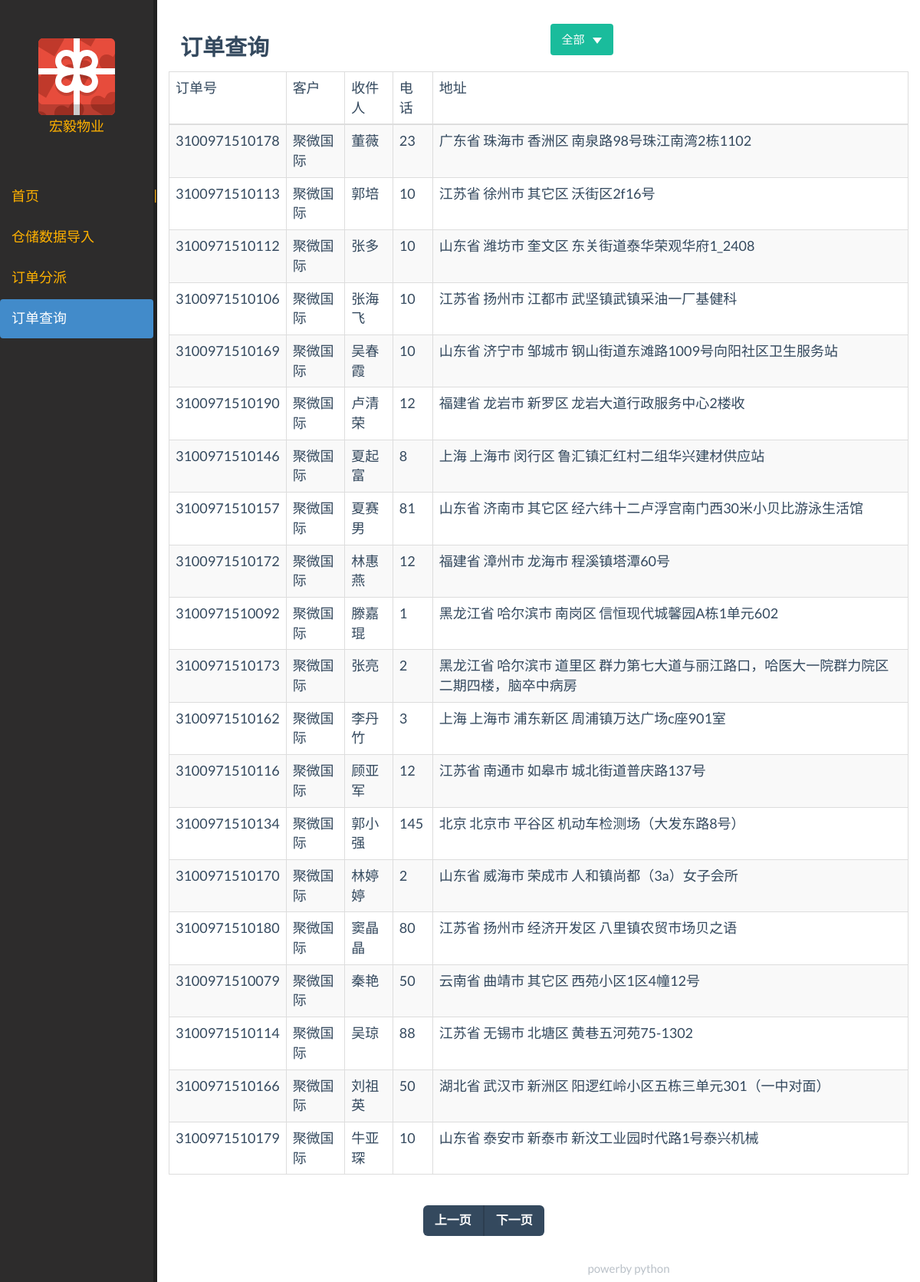
/order_post, run on the app's committed database.
### apps/data/transgodatabase.py (models this page shows)
class Order(Base):
    __tablename__ = "order"
    ID = Column(String(20), primary_key=True)
    clienter = Column(String(20), nullable=False)
    tick = Column(String(20))
    user = Column(String(6))
    addr = Column(String(128), nullable=False)
    tel = Column(String(11))
    count = Column(Integer)
    express = Column(String(10))
    time = Column(DateTime,
                  default=datetime.now)
    descript = Column(String(256))
    print_status = Column(String(5))
    cancel_status = Column(Boolean)
    status = Column(String(10), nullable=False, default="Import")
    courise = Column(Integer, ForeignKey("courise.courise_id"))

### apps/main/views.py (the view)
@main_app.route("/order_post", methods=["GET"])
def order_query():
    session = make_session()
    orders = session.query(Order)
    session = make_session()
    orders = session.query(Order)\
                    .filter(Order.status != "Finish")\
                    .order_by(Order.time)\
                    .limit(PAGE_COUNT)
    page_num = 2
    return render_template("order_post_frame.html",
                           orders=orders,
                           num=page_num)

### apps/data/transgodatabase.py (called while the page is built)
def make_session():
    Session = sessionmaker(bind=engine)
    session = Session()
    return session

### templates/order_post_frame.html (shortened to what this page needs)
{% extends "main_frame.html" %}
{% block main_content %}
{% include "order_post.html" %}
{% endblock %}

### templates/main_frame.html (shortened to what this page needs)
<!DOCTYPE html>
<html>
    <head>
         {% include "head.html" %}
    </head>
    <body>
        {% include "left.html" %}
        <div class="warp-content">
            {% block main_content %}{% endblock %}
            {% block footer %}
            {% include "foot.html" %}
            {% endblock %}
        </div>
    </body>
</html>

### templates/head.html (shortened to what this page needs)
<link rel="stylesheet" href="/static/css/vendor/bootstrap/css/bootstrap.min.css">
<link rel="stylesheet" href="/static/css/flat-ui.min.css">
<link rel="stylesheet" href="/static/css/font-awesome.min.css">
<link rel="stylesheet" href="/static/css/trango.css"">

### templates/left.html (shortened to what this page needs)
<div class="left">
    <div class="logo">
        <img src="/static/img/icons/svg/gift-box.svg" alt="Gift-Box" data-pin-nopin="true">
        <div>宏毅物业</div>
    </div>
    <div class="nav">
        <ul class="nav nav-pills nav-stacked">
            <li id="main"><a href="/main">首页</a></li>
            <li id="import"><a href="/import_xls">仓储数据导入</a></li>
            <li id="order-query"><a href="/order_query">订单分派</a></li>
            <li id="order-post"><a href="/order_post"">订单查询</a></li>
        </ul>
    </div>
</div>
<div class="controller">
    |
</div>

### templates/order_post.html (shortened to what this page needs)
{% extends "main_content.html" %}
{% block main_content %}
<br/>
<div>
    <div class="col-md-6"><h4>订单查询</h4></div>
<div class="col-md-6 btn-group">
    <button class="btn btn-primary dropdown-toggle" data-toggle="dropdown"
            aria-haspopup="true" aria-expanded="false">
        全部
        <span class="caret">
        </span>
    </button>
</div>
<div>
<table class="table table-striped table-bordered table-hover">
    <thead>
        <tr>
            <td>订单号</td>
            <td>客户</td>
            <td>收件人</td>
            <td>电话</td>
            <td>地址</td>
        </tr>
    </thead>
    <tbody>
        {% for order in orders %}
        <tr>
            <td>{{order.ID}}</td>
            <td>{{order.clienter}}</td>
            <td>{{order.user}}</td>
            <td>{{order.tel}}</td>
            <td>{{order.addr}}</td>
        </tr>
        {% endfor %}
    </tbody>
</table>
<div class="row">
    <div class="col-md-6 col-md-offset-4">
        <nav>
            <ul class="pager">
                <li class="previous"><a href="/order_post_page/{{num - 1}}"><span aria-hidden="true">上一页</span></a></li>
                <li class="next"><a href="/order_post_page/{{num}}"><span aria-hidden="true">下一页</span></a></li>
            </ul>
        </nav>
    </div>
</div>
{% endblock %}

### templates/main_content.html (shortened to what this page needs)
<div class="container" style="width:100%">
    {% block main_content %}{% endblock %}
</div>

### templates/foot.html
<footer>
    <div class="foot">
        {% block foot %}
        powerby python
        {% endblock %}
    </div>
</footer>

### static/css/trango.css (style rules this page uses)
a { color: #ffb100; }
.left { background-color: #2d2c2c; color: #ffb100; float: left; width: 200px; height: 100%; position: fixed; //margin-right: 300px; }
.controller { background-color: #202020; color: #ffb111; float: left; width: 5px; height: 100%; position: fixed; margin-left: 200px; padding-top: 20%; overflow: hide; }
.warp-content { margin-left: 205px; margin-bottom: 30px; overflow: auto; }
.foot { //background-color: #ffffff; //margin-top: -1em; position: fixed; width: 100%; bottom: 0px; height: 30px; text-align: center; //border-top-color: #000066; //border-top-width: 1px; //border-top-style: solid; }
.logo { margin-top: 50px; margin-bottom: 50px; //margin-left: 50px; text-align: center; }

### data on the page
Order: ID "3100971510178", clienter "聚微国际", user "董薇", tel "23", addr "广东省 珠海市 香洲区 南泉路98号珠江南湾2栋1102"
Order: ID "3100971510113", clienter "聚微国际", user "郭培", tel "10", addr "江苏省 徐州市 其它区 沃街区2f16号"
Order: ID "3100971510112", clienter "聚微国际", user "张多", tel "10", addr "山东省 潍坊市 奎文区 东关街道泰华荣观华府1_2408"
Order: ID "3100971510106", clienter "聚微国际", user "张海飞", tel "10", addr "江苏省 扬州市 江都市 武坚镇武镇采油一厂基健科"
Order: ID "3100971510169", clienter "聚微国际", user "吴春霞", tel "10", addr "山东省 济宁市 邹城市 钢山街道东滩路1009号向阳社区卫生服务站"
Order: ID "3100971510190", clienter "聚微国际", user "卢清荣", tel "12", addr "福建省 龙岩市 新罗区 龙岩大道行政服务中心2楼收"
Order: ID "3100971510146", clienter "聚微国际", user "夏起富", tel "8", addr "上海 上海市 闵行区 鲁汇镇汇红村二组华兴建材供应站"
Order: ID "3100971510157", clienter "聚微国际", user "夏赛男", tel "81", addr "山东省 济南市 其它区 经六纬十二卢浮宫南门西30米小贝比游泳生活馆"
Order: ID "3100971510172", clienter "聚微国际", user "林惠燕", tel "12", addr "福建省 漳州市 龙海市 程溪镇塔潭60号"
Order: ID "3100971510092", clienter "聚微国际", user "滕嘉琨", tel "1", addr "黑龙江省 哈尔滨市 南岗区 信恒现代城馨园A栋1单元602"
Order: ID "3100971510173", clienter "聚微国际", user "张亮", tel "2", addr "黑龙江省 哈尔滨市 道里区 群力第七大道与丽江路口，哈医大一院群力院区二期四楼，脑卒中病房"
Order: ID "3100971510162", clienter "聚微国际", user "李丹竹", tel "3", addr "上海 上海市 浦东新区 周浦镇万达广场c座901室"
Order: ID "3100971510116", clienter "聚微国际", user "顾亚军", tel "12", addr "江苏省 南通市 如皋市 城北街道普庆路137号"
Order: ID "3100971510134", clienter "聚微国际", user "郭小强", tel "145", addr "北京 北京市 平谷区 机动车检测场（大发东路8号）"
Order: ID "3100971510170", clienter "聚微国际", user "林婷婷", tel "2", addr "山东省 威海市 荣成市 人和镇尚都（3a）女子会所"
Order: ID "3100971510180", clienter "聚微国际", user "窦晶晶", tel "80", addr "江苏省 扬州市 经济开发区 八里镇农贸市场贝之语"
Order: ID "3100971510079", clienter "聚微国际", user "秦艳", tel "50", addr "云南省 曲靖市 其它区 西苑小区1区4幢12号"
Order: ID "3100971510114", clienter "聚微国际", user "吴琼", tel "88", addr "江苏省 无锡市 北塘区 黄巷五河苑75-1302"
Order: ID "3100971510166", clienter "聚微国际", user "刘祖英", tel "50", addr "湖北省 武汉市 新洲区 阳逻红岭小区五栋三单元301（一中对面）"
Order: ID "3100971510179", clienter "聚微国际", user "牛亚琛", tel "10", addr "山东省 泰安市 新泰市 新汶工业园时代路1号泰兴机械"
